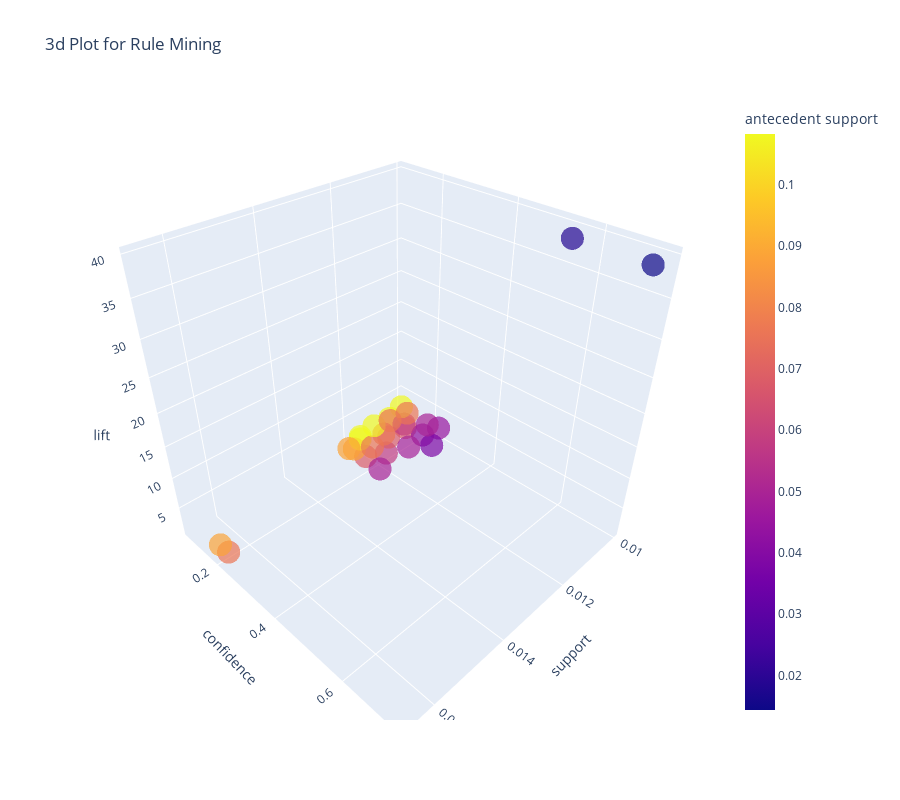

Notebook source saved alongside this figure:
### Code cell
plot_model(rule_FP, plot = '3d')

### Figure 1 — Plotly figure (JSON) as saved in the notebook; plotly's stock layout.template omitted (floating-point values rounded to 4 significant figures)
{"data": [{"customdata": [[" Banana", " Large Lemon"], [" Large Lemon", " Banana"], [" Organic Baby Spinach", " Banana"], [" Banana", " Organic Baby Spinach"], [" Organic Baby Spinach", " Bag of Organic Bananas"], [" Bag of Organic Bananas", " Organic Baby Spinach"], [" Organic Baby Spinach", " Organic Strawberries"], [" Organic Strawberries", " Organic Baby Spinach"], [" Limes", " Large Lemon"], [" Large Lemon", " Limes"], [" Organic Strawberries", " Bag of Organic Bananas"], [" Bag of Organic Bananas", " Organic Strawberries"], [" Banana", " Organic Strawberries"], [" Organic Strawberries", " Banana"], [" Strawberries", " Banana"], [" Banana", " Strawberries"], [" Organic Avocado", " Banana"], [" Banana", " Organic Avocado"], [" Organic Strawberries", " Organic Raspberries"], [" Organic Raspberries", " Organic Strawberries"], [" Organic Hass Avocado", " Bag of Organic Bananas"], [" Bag of Organic Bananas", " Organic Hass Avocado"], [" Organic Hass Avocado", " Organic Strawberries"], [" Organic Strawberries", " Organic Hass Avocado"], [" Bag", " Clementines"], [" Clementines", " Bag"]], "hovertemplate": "support=%{x}<br>confidence=%{y}<br>lift=%{z}<br>antecedents=%{customdata[0]}<br>consequents=%{customdata[1]}<br>antecedent support=%{marker.color}<extra></extra>", "legendgroup": "", "marker": {"color": [0.1083, 0.05762, 0.06795, 0.1083, 0.06795, 0.08834, 0.06795, 0.07617, 0.04314, 0.05762, 0.07617, 0.08834, 0.1083, 0.07617, 0.04411, 0.1083, 0.04888, 0.1083, 0.07617, 0.03802, 0.04951, 0.08834, 0.04951, 0.07617, 0.01434, 0.01844], "coloraxis": "coloraxis", "opacity": 0.7, "symbol": "circle"}, "mode": "markers", "name": "", "scene": "scene", "showlegend": false, "type": "scatter3d", "x": [0.01177, 0.01177, 0.01057, 0.01057, 0.01226, 0.01226, 0.0113, 0.0113, 0.01098, 0.01098, 0.01665, 0.01665, 0.01178, 0.01178, 0.01008, 0.01008, 0.01122, 0.01122, 0.01103, 0.01103, 0.01245, 0.01245, 0.01029, 0.01029, 0.01046, 0.01046], "y": [0.1087, 0.2042, 0.1556, 0.09764, 0.1804, 0.1387, 0.1663, 0.1484, 0.2546, 0.1906, 0.2185, 0.1884, 0.1088, 0.1546, 0.2284, 0.09307, 0.2295, 0.1036, 0.1448, 0.29, 0.2515, 0.141, 0.2078, 0.1351, 0.7295, 0.5676], "z": [1.886, 1.886, 1.437, 1.437, 2.042, 2.042, 2.184, 2.184, 4.419, 4.419, 2.474, 2.474, 1.428, 1.428, 2.11, 2.11, 2.12, 2.12, 3.808, 3.808, 2.847, 2.847, 2.728, 2.728, 39.57, 39.57]}], "layout": {"coloraxis": {"colorbar": {"title": {"text": "antecedent support"}}, "colorscale": [[0, "#0d0887"], [0.1111, "#46039f"], [0.2222, "#7201a8"], [0.3333, "#9c179e"], [0.4444, "#bd3786"], [0.5556, "#d8576b"], [0.6667, "#ed7953"], [0.7778, "#fb9f3a"], [0.8889, "#fdca26"], [1, "#f0f921"]]}, "height": 800, "legend": {"tracegroupgap": 0}, "scene": {"domain": {"x": [0, 1], "y": [0, 1]}, "xaxis": {"title": {"text": "support"}}, "yaxis": {"title": {"text": "confidence"}}, "zaxis": {"title": {"text": "lift"}}}, "title": {"text": "3d Plot for Rule Mining"}, "width": 900}}
